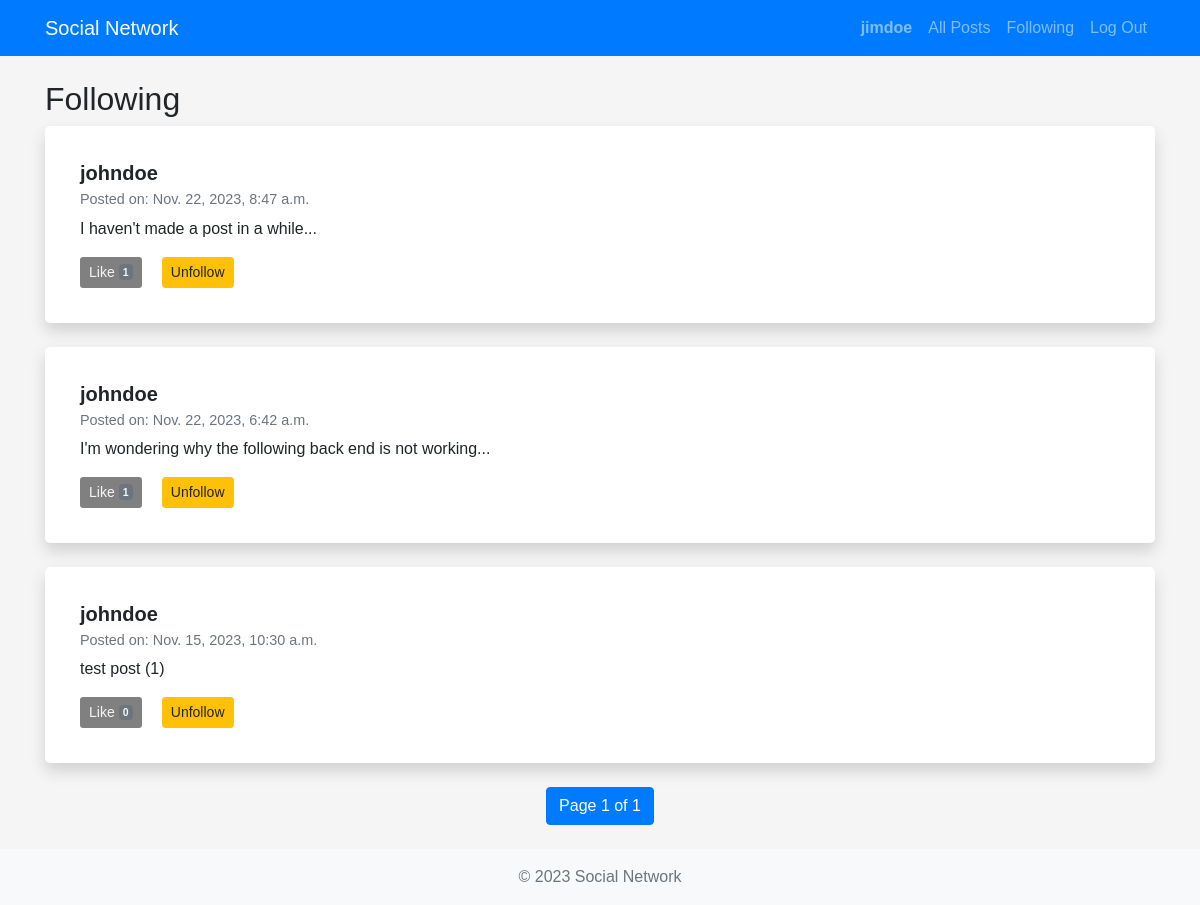
/following (signed in), run on an earlier commit of the app's database.
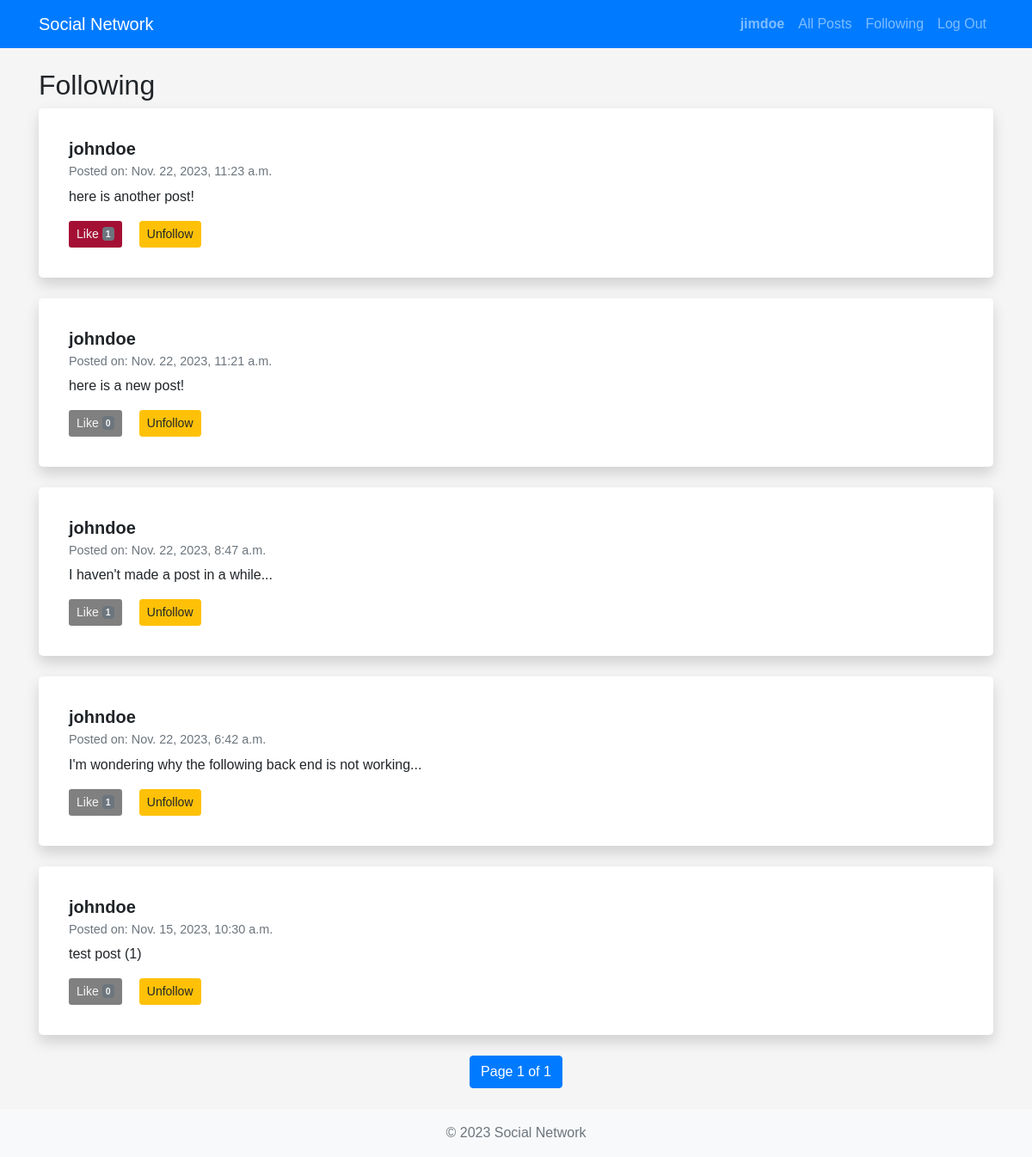
And on a later commit of the database.
### network/models.py (models this page shows, shortened)
class User(AbstractUser):
    pass

class Post (models.Model):
    post = models.CharField(max_length=500)
    user = models.ForeignKey(User, on_delete=models.CASCADE, related_name="posts")
    timestamp = models.DateTimeField(auto_now_add=True)
    likes = models.ManyToManyField(User, blank=True, related_name="liked_posts")

### network/views.py (the view)
# urls.py: path("following", views.following, name="following"),
def following(request):
    if not request.user.is_authenticated:
        return HttpResponseRedirect(reverse("login"))
    user_extended, created = UserExtended.objects.get_or_create(user=request.user)
    following_users = user_extended.following.all()
    print("Following Users:", [user.username for user in following_users])
    posts_list = Post.objects.filter(user__in=following_users).order_by('-timestamp')
    print("Number of Posts:", posts_list.count())
    paginator = Paginator(posts_list, 10)
    page_number = request.GET.get('page')
    posts = paginator.get_page(page_number)
    return render(request, "network/following.html", {"posts": posts})

### network/templates/network/following.html (shortened to what this page needs)
{% extends "network/layout.html" %}
{% block body %}
<h2>Following</h2>
<div class="posts">
    {% for post in posts %}
        <div class="post card shadow mb-4">
            <div class="card-body">
                <h5 class="card-title">{{ post.user.username }}</h5>
                <h6 class="card-subtitle mb-2 text-muted">Posted on: {{ post.timestamp }}</h6>
                <p class="card-text">{{ post.post }}</p>
                <div class="button-group" style="display: flex;">
                    <button id="like-btn-{{ post.id }}" type="button" class="btn btn-sm {% if request.user in post.likes.all %}liked{% else %}unliked{% endif %}" onclick="toggleLike('{{ post.id }}')" data-liked="{% if request.user in post.likes.all %}true{% else %}false{% endif %}">
                        Like <span class="badge bg-secondary">{{ post.likes.count }}</span>
                    </button>
                    <form action="{% url 'toggle_follow' post.user.username %}" method="post" style="margin-left: 10px;">
                        <button type="submit" class="btn btn-sm {% if post.user in request.user.userextended.following.all %}btn-warning{% else %}btn-success{% endif %}">
                            {% if post.user in request.user.userextended.following.all %}Unfollow{% else %}Follow{% endif %}
                        </button>
                    </form>
                </div>
            </div>
        </div>
    {% empty %}
        <p>No posts to display.</p>
    {% endfor %}
</div>
<nav aria-label="Page navigation">
    <ul class="pagination justify-content-center">
        <li class="page-item active">
            <span class="page-link">
                Page {{ posts.number }} of {{ posts.paginator.num_pages }}
            </span>
        </li>
    </ul>
</nav>
{% endblock %}

### network/templates/network/layout.html (shortened to what this page needs)
{% load static %}
<!DOCTYPE html>
<html lang="en">
<head>
    <link rel="stylesheet" href="https://stackpath.bootstrapcdn.com/bootstrap/4.4.1/css/bootstrap.min.css" />
    <link href="{% static 'network/styles.css' %}" rel="stylesheet" />
</head>
<body>
    <nav class="navbar navbar-expand-lg navbar-dark bg-primary">
        <div class="container">
            <a class="navbar-brand" href="{% url 'index' %}">Social Network</a>
            <div class="collapse navbar-collapse" id="navbarNav">
                <ul class="navbar-nav ml-auto">
                    {% if user.is_authenticated %}
                    <li class="nav-item">
                        <a class="nav-link" href="{% url 'profile' username=user.username %}"><strong>{{ user.username }}</strong></a>
                    </li>
                    {% endif %}
                    <li class="nav-item">
                        <a class="nav-link" href="{% url 'all_posts' %}">All Posts</a>
                    </li>
                    {% if user.is_authenticated %}
                    <li class="nav-item">
                        <a class="nav-link" href="{% url 'following' %}">Following</a>
                    </li>
                    <li class="nav-item">
                        <a class="nav-link" href="{% url 'logout' %}">Log Out</a>
                    </li>
                    {% endif %}
                </ul>
            </div>
        </div>
    </nav>
    <div class="container mt-4">
        {% block body %} {% endblock %}
    </div>
    <footer class="footer bg-light mt-4 py-3">
        <div class="container text-center">
            <span class="text-muted">© 2023 Social Network</span>
        </div>
    </footer>
</body>
</html>

### network/static/network/styles.css (style rules this page uses)
* { margin: 0; padding: 0; box-sizing: border-box; }
html { overflow-x: hidden; }
body { font-family: Arial, sans-serif; font-weight: 400; overflow-x: hidden; background-color: #f5f5f5; }
.post { background-color: #fff; border-radius: 5px; padding: 15px; }
.card { border: none; }
.card-body { padding: 20px; }
.card-title { font-size: 1.25rem; font-weight: bold; }
.card-subtitle { font-size: 0.9rem; }
.card-text { font-size: 1rem; }
.unliked { background-color: grey; color: whitesmoke; }
.liked { background-color: #a41034; color: whitesmoke; }
.button-group { display: flex; align-items: center; gap: 10px; }

What changed in the data, as far as the page shows it:
added Post: user.username "johndoe", timestamp "Nov. 22, 2023, 11:23 a.m.", post "here is another post!", likes.count "1", shows "Unfollow"
added Post: user.username "johndoe", timestamp "Nov. 22, 2023, 11:21 a.m.", post "here is a new post!", likes.count "0", shows "Unfollow"
